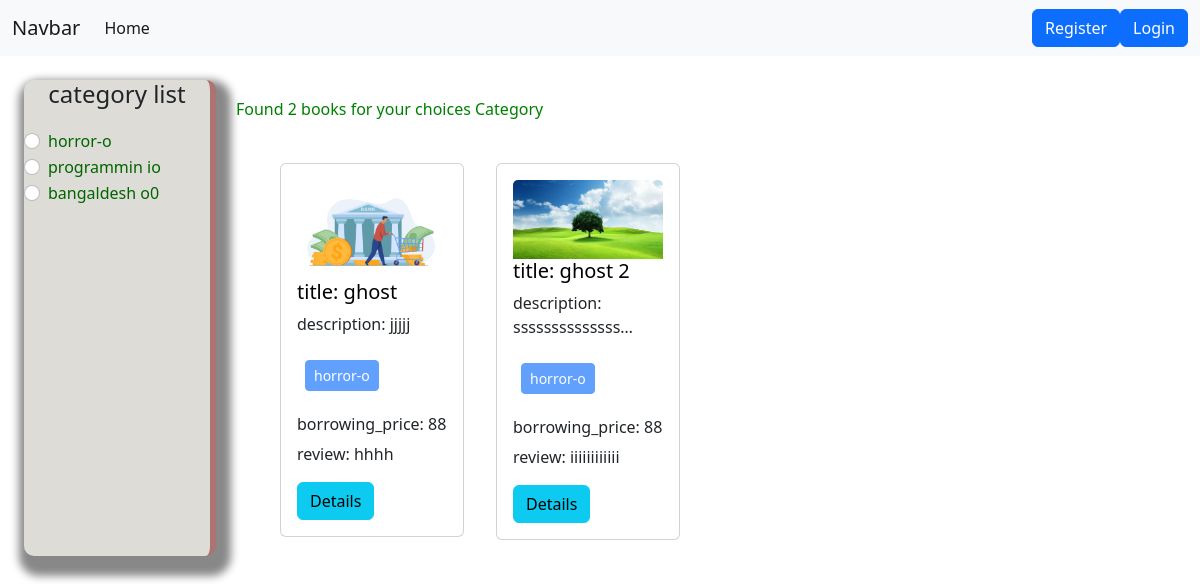
The app's page /books/Books/, older data.
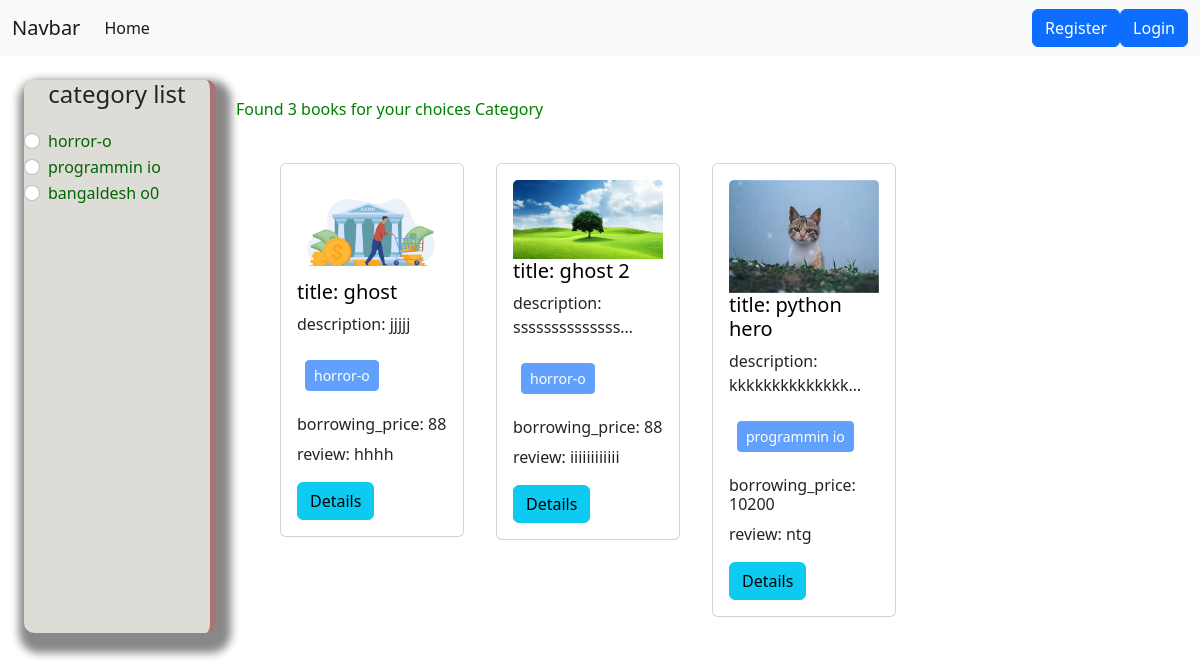
The same page, newer data.
### books/models.py (models this page shows, shortened)
class Category(models.Model):
    name=models.CharField(max_length=100)
    slug=models.SlugField(max_length=100,unique=True,null=True,blank=True)

class Books(models.Model):
    title=models.CharField(max_length=50)
    content=models.TextField()
    category=models.ManyToManyField(Category)
    image=models.ImageField(upload_to='upload/',blank=True,null=True)
    borrowing_price=models.IntegerField()
    user_reviews=models.TextField()

### books/views.py (the view)
# urls.py: path('Books/',views.book,name='books'),
def book(request,category_slug=None):
    data= Books.objects.all()
    if category_slug is not None:
        category=get_object_or_404(Category,slug=category_slug)
        data=Books.objects.filter(category=category)
    categories=Category.objects.all()
    return render(request,'Bookpage.html',{'data':data,'category':categories})

### books/templates/Bookpage.html (shortened to what this page needs)
{% extends "base.html" %}
{% block content %}
<div class="d-flex flex-wrap p-4">
  <div class="col-2"
    style="background-color:rgb(222, 220, 215); border-radius: 10px; border-right: 6px solid rgb(173, 114, 114); box-shadow: 5px 10px 8px 10px #888888;">
    <h4 style="text-align: center;margin-bottom: 20px;">category list</h4>
    {% for cat in category %}
    <div class="form-check">
      <input class="form-check-input" type="radio" name="category" id="{{cat.id}}">
      <label class="form-check-label" for="{{cat.id}}">
        <a href="{% url 'category_wise_book' cat.slug %}"
          style="text-decoration: none; margin-bottom: 100px; color:darkgreen;">{{cat.name}}</a>
      </label>
    </div>
    {% endfor %}
  </div>
  <div class="col-10">
    <h6 style="padding: 20px; color: green;">Found {{ data | length }} books for your choices Category</h6>
    <div class="d-flex flex-wrap  px-5 ">
      {% for post in data %}
      <div class="col-sm-3 p-3">
        <div class="card">
          <div class="card-body">
            <img src="{{post.image.url}}" class="card-img-top" alt="image">
            <h5 class="card-title"><a
                style="text-decoration: none ;color: black;">title: {{post.title}}</a></h5>
            <p class="card-text">description: {{post.content | truncatechars:15}}</p>
            <p> {% for cat in post.category.all %}
              <button class="btn btn-primary btn-sm m-2" disabled> {{cat.name}}</button>
              {% endfor %}
            </p>
            <h6>borrowing_price: {{post.borrowing_price}}</h6>
            <p>review: {{post.user_reviews}}</p>
            <a class="btn btn-info" type="button" href="{% url 'details' post.id %}">Details</a>
          </div>
        </div>
      </div>
      {% endfor %}
    </div>
  </div>
</div>
{% endblock content %}

### templates/base.html (shortened to what this page needs)
<!doctype html>
<html lang="en">
  <head>
    <link href="https://cdn.jsdelivr.net/npm/bootstrap@5.2.3/dist/css/bootstrap.min.css" rel="stylesheet">
  </head>
  <body>
    <nav class="navbar navbar-expand-lg bg-light">
        <div class="container-fluid">
          <a class="navbar-brand" href="#">Navbar</a>
          <div class="collapse navbar-collapse" id="navbarSupportedContent">
            <ul class="navbar-nav me-auto mb-2 mb-lg-0">
              <li class="nav-item">
                <a class="nav-link active" aria-current="page" href="{% url 'homepage' %}">Home</a>
              </li>
            </ul>
            {% if request.user.is_authenticated %}
            <div class="text-blue-900 my-auto font-black px-5">Welcome, {{ request.user.first_name }} (balance :
              {{request.user.account.balance}}) </div>
            <a class="btn btn-primary" href="{% url 'logout' %}" >logout</a>
            <a class="btn btn-primary" href="{% url 'profile' %}">Profile</a>
            <a class="btn btn-dark" href="{% url 'deposit' %}">deposit</a>
            {% comment %} <a class="btn btn-success" href="#">balance</a> {% endcomment %}
            {% comment %} <a class="btn btn-success" href="{% url 'account' %}">create bank account</a> {% endcomment %}
            {% else %}
            <a class="btn btn-primary" href="{% url 'accountANDregister' %}" >Register</a>
            <a class="btn btn-primary" href="{% url 'login' %}">Login</a>
            {% endif %}
          </div>
        </div>
      </nav>
      {% block content %}
      {% endblock content %}
  </body>
</html>

Row changes from the older to the newer data that the page shows:
added Books: image (picture), title "python hero", content "kkkkkkkkkkkkkk…", borrowing_price "10200", user_reviews "ntg", Category (name "programmin io")
Text that changed along with them:
{{ data | length }}: "2" → "3"
